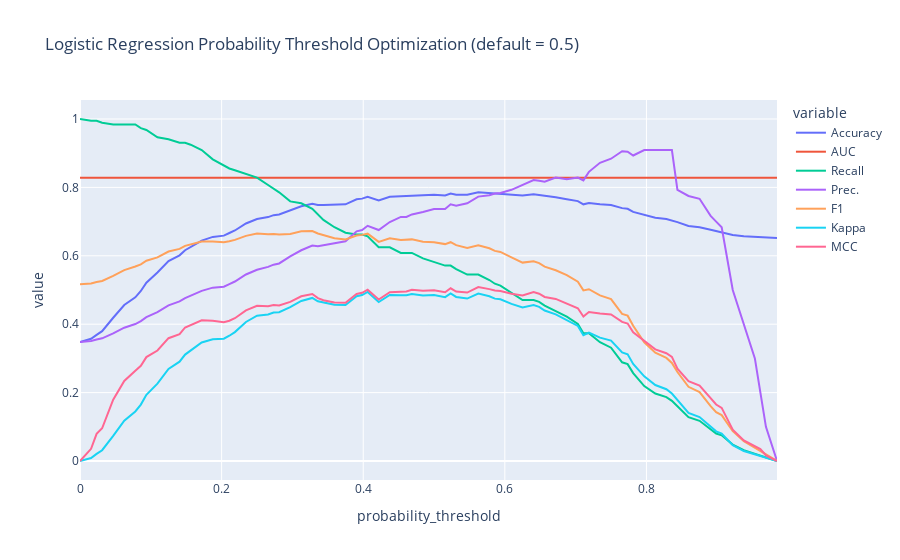

Source (notebook cell):
### Code cell
optF1 = pcc.optimize_threshold(best, optimize='F1')
pcc.plot_model(optF1, plot='confusion_matrix')
